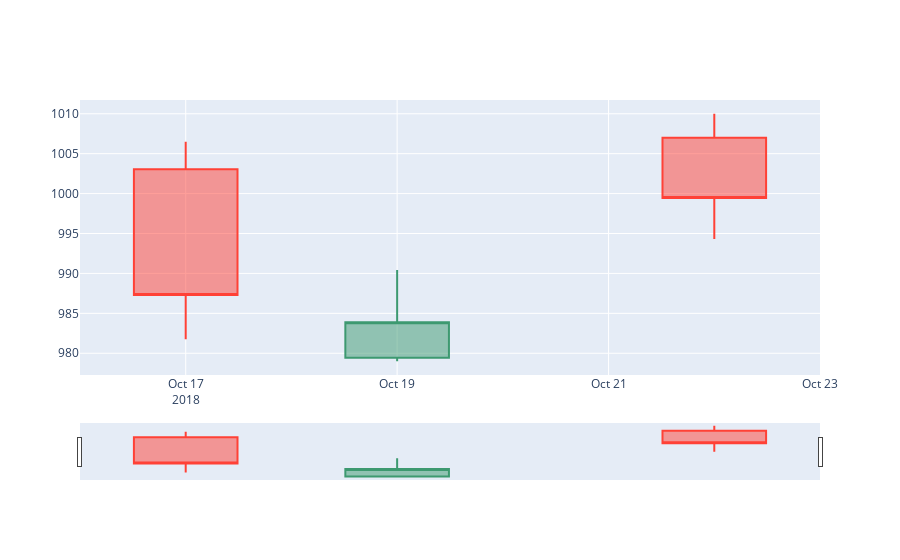
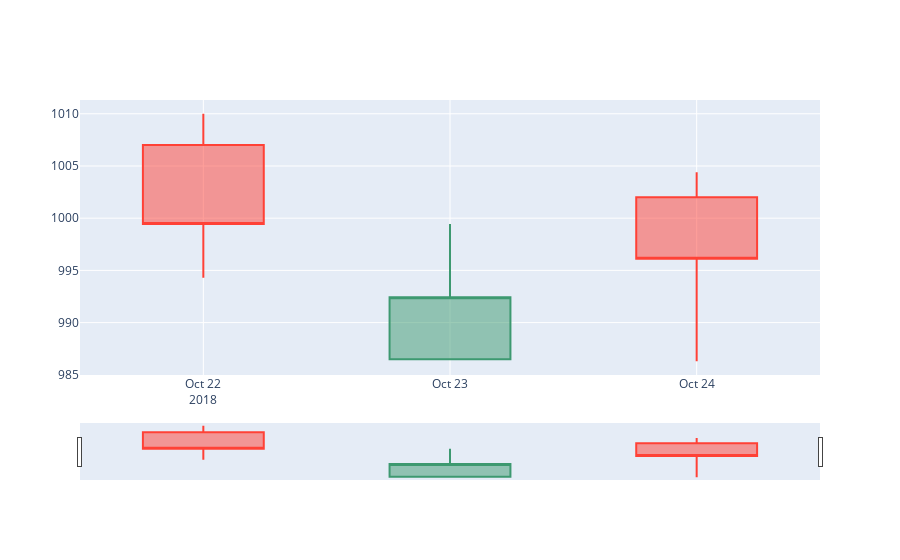
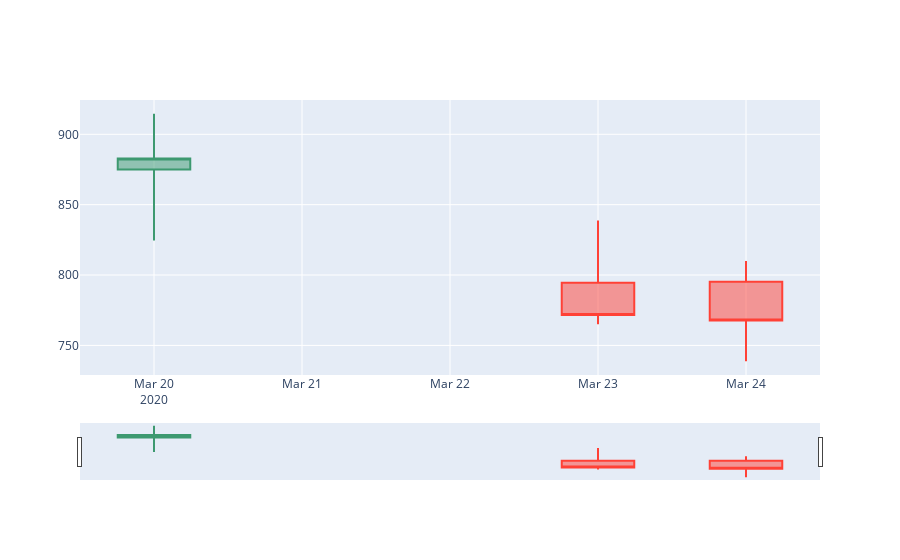

Write notebook code for charts like these, in order.
### Code cell
x=0
for i in range(len(ihammer)):

    if(ihammer[i]!=0):
        fig = go.Figure(data=[go.Candlestick(x=df['Date'][i-1:i+2],
                        open=df['Open'][i-1:i+2],
                        high=df['High'][i-1:i+2],
                        low=df['Low'][i-1:i+2],
                        close=df['Close'][i-1:i+2])])
        fig.show()
        x+=1
        if(x==3):
            break

### Figure 1 — Plotly figure (JSON) as saved in the notebook; plotly's stock layout.template omitted (floating-point values rounded to 4 significant figures)
{"data": [{"close": [987.3, 983.9, 999.5], "high": [1006.0, 990.4, 1010], "low": [981.8, 979, 994.3], "open": [1003.0, 979.5, 1007], "type": "candlestick", "x": ["2018-10-17", "2018-10-19", "2018-10-22"]}], "layout": {}}

### Figure 2 — Plotly figure (JSON) as saved in the notebook; plotly's stock layout.template omitted (floating-point values rounded to 4 significant figures)
{"data": [{"close": [999.5, 992.4, 996.1], "high": [1010, 999.5, 1004.0], "low": [994.3, 986.5, 986.3], "open": [1007, 986.5, 1002], "type": "candlestick", "x": ["2018-10-22", "2018-10-23", "2018-10-24"]}], "layout": {}}

### Figure 3 — Plotly figure (JSON) as saved in the notebook; plotly's stock layout.template omitted (floating-point values rounded to 4 significant figures)
{"data": [{"close": [882.8, 771.5, 767.7], "high": [914.6, 838.8, 810], "low": [824.5, 765, 738.8], "open": [875, 794.6, 795.2], "type": "candlestick", "x": ["2020-03-20", "2020-03-23", "2020-03-24"]}], "layout": {}}
